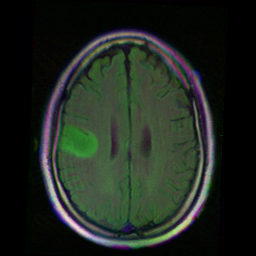
%> input picture Images/brain.tif, 256 x 256 px
$ octave jan30.m   (GNU Octave 9; MATLAB toolbox functions it lacks are replaced by stand-ins)
%> lines starting %> are read from the running program, lines starting %| are printed output that depends on the picture
clc
k = imread('brain.tif'); %it will only take a grey scale image only
%> k is the input picture: size 256x256x3 uint8; mean R, G, B 31.5, 38.7, 31
% k = imread('black.jpg');
i = rgb2gray(k);
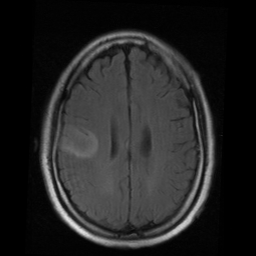
%> i: size 256x256 uint8; min 0, max 227, mean 35.7
figure
imhist(i)
title('Origianl Histogram')
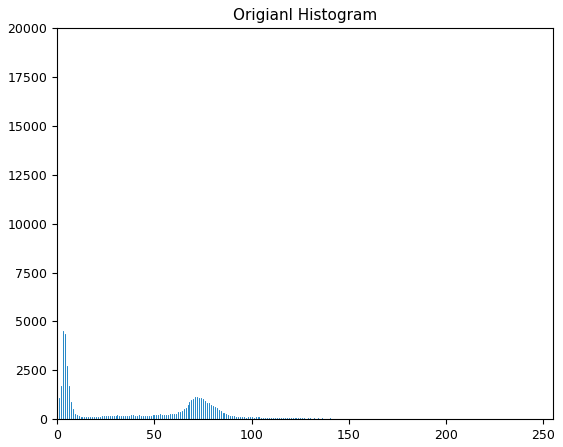
%> figure redrawn from the program's plot data; highest point at x = 0, y = 15690
%
i_imadjust = imadjust(i);
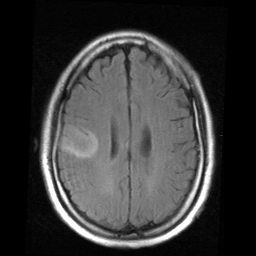
%> i_imadjust: size 256x256 uint8; min 0, max 255, mean 57.2
figure
imhist(i_imadjust)
title('After Adjust Histogram')
%> figure, not shown here; highest point at x = 0, y = 15690
%
i_imadjust_stretch = imadjust(i,stretchlim(i,[0.1 0.2]));
figure
imhist(i_imadjust_stretch)
title('After Adjust Stretch Histogram')
%> figure, not shown here; highest point at x = 0, y = 15690
figure
montage({i,i_imadjust,i_imadjust_stretch},"Size",[1 3])
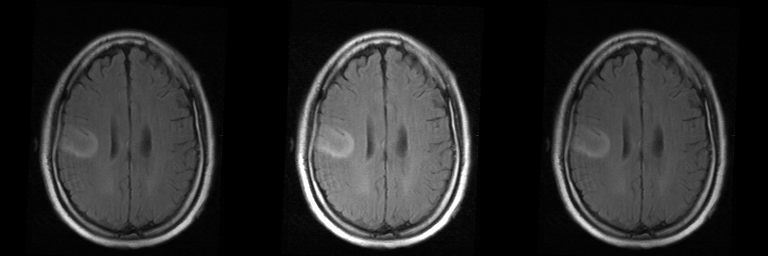
%> displayed picture: size 256x768, on the screen's scale of 0 to 255; min 0, max 255, mean 42.9

% [13 lines of commented-out code are left out]
